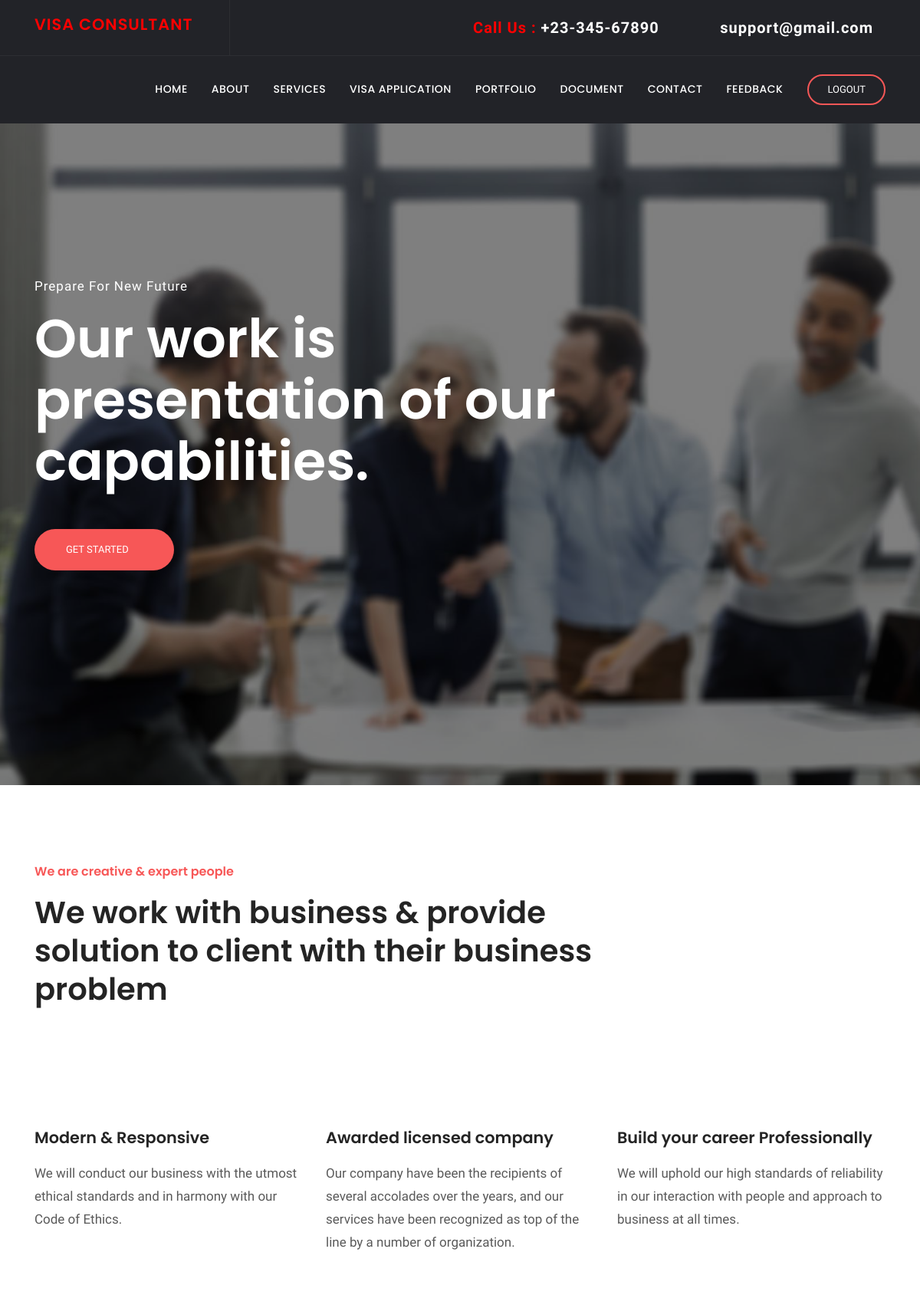
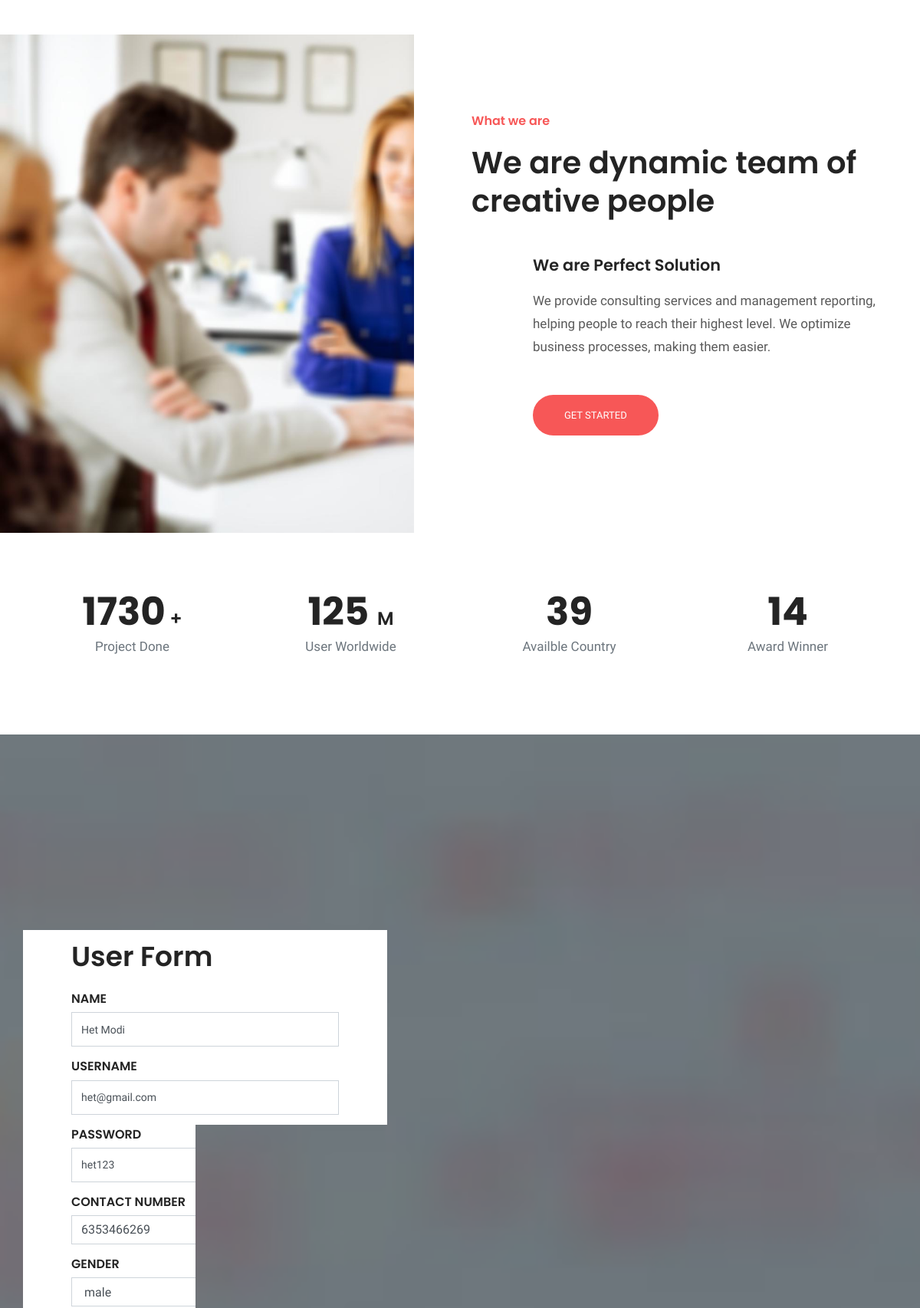
Page /client/update/1 (upper part) on the committed database (2 pictures, top to bottom).
### client/models.py (models this page shows, shortened)
class user(models.Model):
    EMAIL_ID=models.CharField(max_length=25, null=True, blank=True)
    PHONE_NO=models.IntegerField(null=True, blank=True)
    PASSWORD=models.CharField(max_length=25, null=True, blank=True)
    NAME=models.CharField(max_length=25, null=True, blank=True)
    choice1=(
        ('male','male'),
        ('female','female'),
        ('other','other')
    )
    GENDER=models.CharField(max_length=25,choices=choice1, null=True, blank=True)
    ADDRESS=models.TextField(max_length=25, null=True, blank=True)
    ROLE=models.IntegerField(null=True, blank=True)
    choice2=(
        ('ACTIVE','ACTIVE'),
        ('INACTIVE','INACTIVE')
    )
    STATUS=models.CharField(max_length=25,choices=choice2, null=True, blank=True)

### client/views.py (the view)
# urls.py: path("update/<int:pk>", UpdateUserView.as_view(), name="user-update"),
class UpdateUserView(UpdateView):
    model = user
    fields = '__all__'
    template_name = 'client/index.html'

### client/templates/client/index.html (shortened to what this page needs)
<!doctype html>
{% load static %}
{% load crispy_forms_field %}
<html lang="en">
  <head>
      {% block css %}
      <link rel="stylesheet" href="{% static 'plugins/bootstrap/css/bootstrap.min.css' %}">
      <link rel="stylesheet" href="{% static 'plugins/themify/css/themify-icons.css' %}">
      <link rel="stylesheet" href="{% static 'plugins/fontawesome/css/all.css' %}">
      <link rel="stylesheet" href="{% static 'plugins/magnific-popup/dist/magnific-popup.css' %}">
      <link rel="stylesheet" href="{% static 'plugins/slick-carousel/slick/slick.css' %}">
      <link rel="stylesheet" href="{% static 'plugins/slick-carousel/slick/slick-theme.css' %}">
      <link rel="stylesheet" href="{% static 'css/style.css' %}">
	  {% endblock %}
</head>
<body>
{% block content %}
<header class="navigation">
	<div class="header-top ">
		<div class="container">
			<div class="row justify-content-between align-items-center">
				<div class="col-lg-3 col-md-3">
					<div class="header-top-socials text-left text-lg-left text-md-left">
                        <div>
                          <a class="navbar-brand" href="{% url 'index' %}">
                            <span>
                                <h4 STYLE="color: red">VISA CONSULTANT</h4>
                            </span>
                          </a>
                        </div>
					</div>
				</div>
				<div class="col-lg-8 col-md-8 text-center text-lg-right text-md-right">
					<div class="header-top-info">
						<a href="tel:+23-345-67890" class="navbar-brand" style="color: red">Call Us : <span>+23-345-67890</span></a>
						<a href="mailto:support@gmail.com" class="navbar-brand" style="color: red"><i class="fa fa-envelope mr-2"></i><span>support@gmail.com</span></a>
					</div>
				</div>
			</div>
		</div>
	</div>
	<nav class="navbar navbar-expand-lg  py-4" id="navbar">
		<div class="container">
		  <div class="collapse navbar-collapse text-center" id="navbarsExample09">
			<ul class="navbar-nav ml-auto">
			  <li class="nav-item active">
				<a class="nav-link" href="{% url 'index' %}">Home <span class="sr-only">(current)</span></a>
			  </li>
			  <li class="nav-item dropdown">
					<a class="nav-link dropdown-toggle" href="{% url 'about' %}" id="dropdown03" data-toggle="dropdown" aria-haspopup="true" aria-expanded="false">About</a>
			  </li>
			   <li class="nav-item dropdown">
					<a class="nav-link dropdown-toggle" href="{% url 'service_form' %}" id="dropdown05" data-toggle="dropdown" aria-haspopup="true" aria-expanded="false">Services</a>
			  </li>
			   <li class="nav-item dropdown">
					<a class="nav-link dropdown-toggle" href="{% url 'visa_form' %}" id="dropdown05" data-toggle="dropdown" aria-haspopup="true" aria-expanded="false">Visa Application</a>
			  </li>
			   <li class="nav-item"><a class="nav-link" href="{% url 'project' %}">Portfolio</a></li>
			   <li class="nav-item dropdown">
					<a class="nav-link dropdown-toggle" href="{% url 'document_form' %}" id="dropdown05" data-toggle="dropdown" aria-haspopup="true" aria-expanded="false">Document</a>
			  </li>
			   <li class="nav-item"><a class="nav-link" href="{% url 'contact_form' %}">Contact</a></li>
			   <li class="nav-item"><a class="nav-link" href="{% url 'feedback_form' %}">Feedback</a></li>
			</ul>
			<form class="form-lg-inline my-2 my-md-0 ml-lg-4 text-center">
			  <a href="{% url 'logout' %}" class="btn btn-solid-border btn-round-full">Logout</a>
			</form>
		  </div>
		</div>
	</nav>
</header>
<div class="main-wrapper ">
<section class="slider">
	<div class="container">
		<div class="row">
			<div class="col-lg-9 col-md-10">
				<div class="block">
					<span class="d-block mb-3 text-white text-capitalize">Prepare for new future</span>
					<h1 class="animated fadeInUp mb-5">Our work is <br>presentation of our <br>capabilities.</h1>
					<a href="{% url 'service_form' %}" target="_blank" class="btn btn-main animated fadeInUp btn-round-full" >Get started<i class="btn-icon fa fa-angle-right ml-2"></i></a>
				</div>
			</div>
		</div>
	</div>
</section>
<section class="section intro">
	<div class="container">
		<div class="row ">
			<div class="col-lg-8">
				<div class="section-title">
					<span class="h6 text-color ">We are creative & expert people</span>
					<h2 class="mt-3 content-title">We work with business & provide solution to client with their business problem </h2>
				</div>
			</div>
		</div>
		<div class="row justify-content-center">
			<div class="col-lg-4 col-md-6 col-12">
				<div class="intro-item mb-5 mb-lg-0">
					<i class="ti-desktop color-one"></i>
					<h4 class="mt-4 mb-3">Modern & Responsive</h4>
					<p>We will conduct our business with the utmost ethical standards and in harmony
                        with our Code of Ethics.
                    </p>
				</div>
			</div>
			<div class="col-lg-4 col-md-6">
				<div class="intro-item mb-5 mb-lg-0">
					<i class="ti-medall color-one"></i>
					<h4 class="mt-4 mb-3">Awarded licensed company</h4>
					<p>
                                Our company have been the recipients of several accolades over the years,
                                and our services have been recognized as top of the line by a number of
                                organization.
                    </p>
				</div>
			</div>
			<div class="col-lg-4 col-md-6">
				<div class="intro-item">
					<i class="ti-layers-alt color-one"></i>
					<h4 class="mt-4 mb-3">Build your career Professionally</h4>
					<p>
                        We will uphold our high standards of reliability in our interaction with people
                        and approach to business at all times.
                    </p>
				</div>
			</div>
		</div>
	</div>
</section>
<section class="section about position-relative">
	<div class="bg-about"></div>
	<div class="container">
		<div class="row">
			<div class="col-lg-6 offset-lg-6 offset-md-0">
				<div class="about-item ">
					<span class="h6 text-color">What we are</span>
					<h2 class="mt-3 mb-4 position-relative content-title">We are dynamic team of creative people</h2>
					<div class="about-content">
						<h4 class="mb-3 position-relative">We are Perfect Solution</h4>
						<p class="mb-5">We provide consulting services and management reporting, helping people to reach their highest level. We optimize business processes, making them easier.</p>
						<a href="{% url 'service_details_form' %}" class="btn btn-main btn-round-full">Get started</a>
					</div>
				</div>
			</div>
		</div>
	</div>
</section>
<section class="section counter">
	<div class="container">
		<div class="row">
			<div class="col-lg-3 col-md-6 col-sm-6">
				<div class="counter-item text-center mb-5 mb-lg-0">
					<h3 class="mb-0"><span class="counter-stat font-weight-bold">1730</span> +</h3>
					<p class="text-muted">Project Done</p>
				</div>
			</div>
			<div class="col-lg-3 col-md-6 col-sm-6">
				<div class="counter-item text-center mb-5 mb-lg-0">
					<h3 class="mb-0"><span class="counter-stat font-weight-bold">125 </span>M </h3>
					<p class="text-muted">User Worldwide</p>
				</div>
			</div>
			<div class="col-lg-3 col-md-6 col-sm-6">
				<div class="counter-item text-center mb-5 mb-lg-0">
					<h3 class="mb-0"><span class="counter-stat font-weight-bold">39</span></h3>
					<p class="text-muted">Availble Country</p>
				</div>
			</div>
			<div class="col-lg-3 col-md-6 col-sm-6">
				<div class="counter-item text-center">
					<h3 class="mb-0"><span class="counter-stat font-weight-bold">14</span></h3>
					<p class="text-muted">Award Winner </p>
				</div>
			</div>
		</div>
	</div>
</section>
<section class="section cta">
	<div class="container">
		<div class="row">
			<div class="col-lg-5">
				<div class="card-deck  bg-white p-5 rounded ">
                        <section class="user-form-wrap section">
                        <div class="container">
                            <div class="row">
                                <div class="col-lg-12 col-md-12 col-sm-12">
                                     <form id="user-form" class="user__form" method="post">
                                        <h3 class="text-md mb-4">User Form</h3>
                                        <div class="form-group">
                                        <h6>NAME</h6>
                                         {% crispy_field form.NAME 'class' 'form-control'%}
                                        </div>
                                        <div class="form-group">
                                        <h6>USERNAME</h6>
                                         {% crispy_field form.EMAIL_ID 'class' 'form-control'%}
                                        </div>
                                        <div class="form-group">
                                        <h6>PASSWORD</h6>
                                         {% crispy_field form.PASSWORD 'class' 'form-control'%}
                                        </div>
                                        <div class="form-group">
                                        <h6>CONTACT NUMBER</h6>
                                         {% crispy_field form.PHONE_NO 'class' 'form-control'%}
                                        </div>
                                        <div class="form-group">
                                        <h6>GENDER</h6>
                                              {% crispy_field form.GENDER 'class' 'form-control'%}
                                        </div>
                                    </form>
                                </div>
                            </div>
                        </div>
                        </section>
				</div>
			</div>
		</div>
	</div>
</section>
    </div>
{% endblock content %}
</body>
</html>

### client/static/css/style.css (style rules this page uses)
html { overflow-x: hidden; }
body { line-height: 1.5; font-family: "Hind", serif; -webkit-font-smoothing: antialiased; font-size: 17px; color: rgba(0, 0, 0, 0.65); }
h1, .h1, h2, .h2, h3, .h3, h4, .h4, h5, .h5, h6, .h6 { font-family: "Poppins", sans-serif; font-weight: 600; color: #242424; }
h1, .h1 { font-size: 2.5rem; }
h2, .h2 { font-size: 2rem; font-weight: 600; line-height: 42px; }
h3, .h3 { font-size: 1.5rem; }
h4, .h4 { font-size: 1.3rem; line-height: 30px; }
h6, .h6 { font-size: 1rem; }
p { line-height: 30px; }
input[type="email"], input[type="password"], input[type="text"], input[type="tel"] { box-shadow: none; height: 45px; outline: none; font-size: 14px; }
.form-control { box-shadow: none; border-radius: 0; }
.btn { display: inline-block; font-size: 14px; font-size: 0.8125rem; font-weight: 400; padding: 1rem 2.5rem; text-transform: uppercase; border-radius: 0; transition: all 0.2s ease; }
.btn-main, .btn-transparent, .btn-small { background: #f75757; color: #fff; transition: all 0.2s ease; }
.btn-solid-border { border: 2px solid #f75757; background: transparent; color: #242424; }
.btn-round-full { border-radius: 50px; }
.section { padding: 100px 0; }
.section-title { margin-bottom: 70px; }
.overly, .page-title, .slider, .cta, .hero-img { position: relative; }
.overly:before, .page-title:before, .slider:before, .cta:before, .hero-img:before { content: ""; position: absolute; left: 0; top: 0; bottom: 0; right: 0; width: 100%; height: 100%; opacity: 0.5; background: #000; }
.text-color { color: #f75757; }
.text-md { font-size: 2.25rem; }
a { color: #242424; text-decoration: none; }
.content-title { font-size: 40px; line-height: 50px; }
#navbar { background: #222328; box-shadow: 0 1px 2px rgba(0, 0, 0, 0.05); }
#navbar li { padding-left: 15px; }
#navbar .nav-link { font-family: "Poppins", sans-serif; font-weight: 500; color: #fff; text-transform: uppercase; font-size: 14px; letter-spacing: .5px; transition: all .25s ease; }
#navbar .btn { padding: .5rem 1.5rem; color: #fff; }
.header-top { background: #222328; color: #919194; border-bottom: 1px solid rgba(255, 255, 255, 0.05); }
.header-top .header-top-socials { border-right: 1px solid rgba(255, 255, 255, 0.05); padding: 12px 0px; }
.header-top .header-top-socials a { color: #919194; margin-right: 15px; font-size: 16px; }
.header-top .header-top-info { color: #919194; font-size: 16px; }
.header-top .header-top-info a span { color: #fff; }
.header-top .header-top-info a { margin-left: 35px; color: #919194; }
.navbar-brand { color: #fff; font-weight: 600; letter-spacing: 1px; }
.navbar-brand span { color: #f75757; }
.dropdown-toggle::after { display: none; }
.slider { background: url("../images/bg/home-1.jpg") no-repeat; background-size: cover; background-position: 10% 0%; padding: 200px 0 280px 0; position: relative; }
.slider .block h1 { font-size: 70px; line-height: 80px; font-weight: 600; color: #fff; }
.slider .block span { letter-spacing: 1px; }
.intro-item i { font-size: 60px; line-height: 60px; }
.color-one { color: #f75757; }
.bg-about { position: absolute; content: ""; left: 0px; top: 0px; width: 45%; min-height: 650px; background: url("../images/about/home-8.jpg") no-repeat; background-size: cover; }
.about-content { padding: 20px 0px 0px 80px; }
.about-content h4 { font-weight: 600; }
.about-content h4:before { position: absolute; content: "\f576"; font-family: "Font Awesome 5 Free"; font-size: 30px; position: absolute; top: 8px; left: -65px; font-weight: 700; }
.counter-item .counter-stat { font-size: 50px; }
.counter-item p { margin-bottom: 0px; }
.cta { background: url("../images/bg/home-3.jpg") fixed 50% 50%; background-size: cover; padding: 120px 0px; }

### rows in the picture
user: NAME "Het Modi", EMAIL_ID "het@gmail.com", PASSWORD "het123", PHONE_NO "6353466269", GENDER "male"
